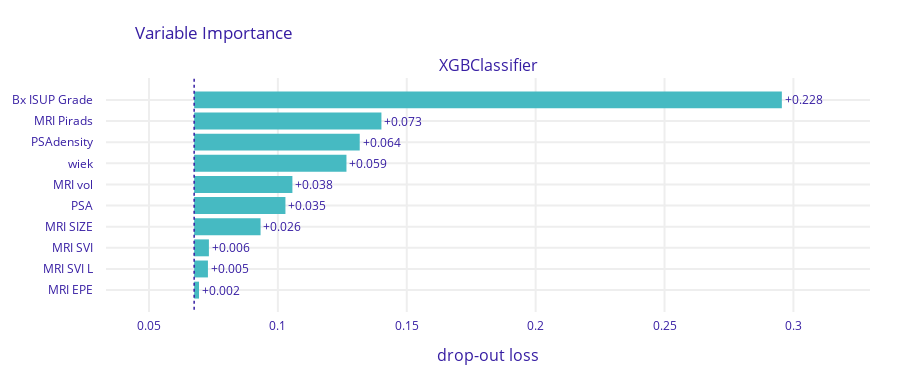

This figure's notebook cell:
### Code cell
X = df[numerical_cols + categorical_cols]
y = df['is_upgraded']

param_grid = {
    'classifier__learning_rate': [0.05, 0.1, 0.2],
    'classifier__n_estimators': [200, 400, 800],
    'classifier__max_depth': [3, 6, 9],
    'classifier__subsample': [0.8, 0.9, 1.0],
    'classifier__colsample_bytree': [0.8, 0.9, 1.0],
    'classifier__gamma': [0, 0.1, 0.2]
}

model = XGBClassifier(random_state=2)

#brier score and tuning test split = 0.2
y_true, y_pred, y_pred_probs, false_positive_rate, true_positive_rate, total_roc_auc, trained_model, best_params = train_and_evaluate_model(model, X, y, numerical_cols, categorical_cols, n_folds=5, tune_params=True, param_grid=param_grid, tuning_scoring='neg_brier_score', tuning_test_size=0.2)
untrained_model = model.set_params(**best_params)

plot_roc(false_positive_rate, true_positive_rate, total_roc_auc)
plot_confusion_matrix(y_true, y_pred)
plot_feature_importances(trained_model, X, y)
plot_discrimination_threshold(untrained_model, X, y)

### Figure 1 — Plotly figure (JSON) as saved in the notebook; plotly's stock layout.template omitted (floating-point values rounded to 4 significant figures)
{"data": [{"base": 0.06752, "hoverinfo": "text", "hoverlabel": {"bgcolor": "rgba(0,0,0,0.8)"}, "hovertext": ["Model: XGBClassifier loss after<br>variable: Bx ISUP Grade is permuted: 0.296<br>Drop-out loss change: +0.228", "Model: XGBClassifier loss after<br>variable: MRI Pirads is permuted: 0.14<br>Drop-out loss change: +0.073", "Model: XGBClassifier loss after<br>variable: PSAdensity is permuted: 0.132<br>Drop-out loss change: +0.064", "Model: XGBClassifier loss after<br>variable: wiek is permuted: 0.127<br>Drop-out loss change: +0.059", "Model: XGBClassifier loss after<br>variable: MRI vol is permuted: 0.106<br>Drop-out loss change: +0.038", "Model: XGBClassifier loss after<br>variable: PSA is permuted: 0.103<br>Drop-out loss change: +0.035", "Model: XGBClassifier loss after<br>variable: MRI SIZE is permuted: 0.093<br>Drop-out loss change: +0.026", "Model: XGBClassifier loss after<br>variable: MRI SVI is permuted: 0.073<br>Drop-out loss change: +0.006", "Model: XGBClassifier loss after<br>variable: MRI SVI L is permuted: 0.073<br>Drop-out loss change: +0.005", "Model: XGBClassifier loss after<br>variable: MRI EPE is permuted: 0.069<br>Drop-out loss change: +0.002"], "marker": {"color": "#46bac2"}, "orientation": "h", "showlegend": false, "text": ["+0.228", "+0.073", "+0.064", "+0.059", "+0.038", "+0.035", "+0.026", "+0.006", "+0.005", "+0.002"], "textposition": "outside", "type": "bar", "x": [0.228, 0.07264, 0.06423, 0.05908, 0.03811, 0.03541, 0.02576, 0.005721, 0.005344, 0.001883], "xaxis": "x", "y": ["Bx ISUP Grade", "MRI Pirads", "PSAdensity", "wiek", "MRI vol", "PSA", "MRI SIZE", "MRI SVI", "MRI SVI L", "MRI EPE"], "yaxis": "y"}], "layout": {"annotations": [{"font": {"size": 16}, "showarrow": false, "text": "XGBClassifier", "x": 0.5, "xanchor": "center", "xref": "paper", "y": 1, "yanchor": "bottom", "yref": "paper"}, {"font": {"size": 16}, "showarrow": false, "text": "drop-out loss", "x": 0.5, "xanchor": "center", "xref": "paper", "y": 0, "yanchor": "top", "yref": "paper", "yshift": -30}], "font": {"color": "#371ea3"}, "height": 383, "margin": {"b": 71, "r": 30, "t": 78}, "shapes": [{"line": {"color": "#371ea3", "dash": "dot", "width": 1.5}, "type": "line", "x0": 0.06752, "x1": 0.06752, "xref": "x", "y0": -1, "y1": 10, "yref": "y"}], "title": {"text": "Variable Importance", "x": 0.15}, "xaxis": {"anchor": "y", "automargin": true, "domain": [0, 1], "fixedrange": true, "gridwidth": 2, "range": [0.03332, 0.3297], "tickcolor": "white", "ticklen": 3, "ticks": "outside", "type": "linear", "zeroline": false}, "yaxis": {"anchor": "x", "automargin": true, "autorange": "reversed", "domain": [0, 1], "fixedrange": true, "gridwidth": 2, "tickcolor": "white", "ticklen": 10, "ticks": "outside", "type": "category"}}}
